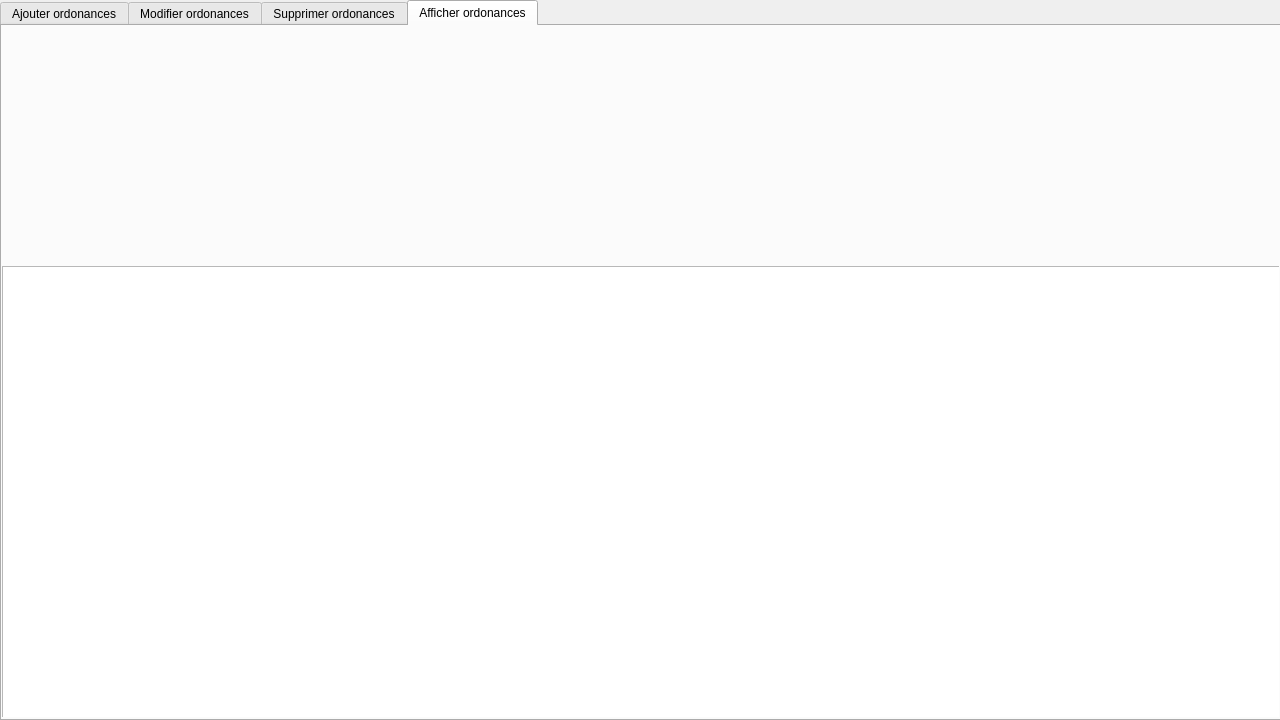
<?xml version="1.0" encoding="UTF-8"?>
<ui version="4.0">
 <class>Ordonances</class>
 <widget class="QDialog" name="Ordonances">
  <property name="geometry">
   <rect>
    <x>0</x>
    <y>0</y>
    <width>1280</width>
    <height>720</height>
   </rect>
  </property>
  <property name="minimumSize">
   <size>
    <width>1280</width>
    <height>720</height>
   </size>
  </property>
  <property name="maximumSize">
   <size>
    <width>1280</width>
    <height>720</height>
   </size>
  </property>
  <property name="baseSize">
   <size>
    <width>1280</width>
    <height>720</height>
   </size>
  </property>
  <property name="windowTitle">
   <string>MED++</string>
  </property>
  <widget class="QTabWidget" name="tabWidget">
   <property name="geometry">
    <rect>
     <x>0</x>
     <y>0</y>
     <width>1281</width>
     <height>721</height>
    </rect>
   </property>
   <property name="maximumSize">
    <size>
     <width>16777215</width>
     <height>16777215</height>
    </size>
   </property>
   <property name="currentIndex">
    <number>3</number>
   </property>
   <widget class="QWidget" name="tab">
    <attribute name="title">
     <string>Ajouter ordonances</string>
    </attribute>
    <widget class="QWidget" name="widget" native="true">
     <property name="geometry">
      <rect>
       <x>0</x>
       <y>0</y>
       <width>1281</width>
       <height>701</height>
      </rect>
     </property>
     <property name="styleSheet">
      <string notr="true">QWidget#widget
{
	background-image: url(:/Ajouter ordonance.png);
}</string>
     </property>
     <widget class="QLineEdit" name="lineEdit">
      <property name="geometry">
       <rect>
        <x>270</x>
        <y>350</y>
        <width>171</width>
        <height>21</height>
       </rect>
      </property>
     </widget>
     <widget class="QLineEdit" name="lineEdit_2">
      <property name="geometry">
       <rect>
        <x>150</x>
        <y>290</y>
        <width>171</width>
        <height>21</height>
       </rect>
      </property>
     </widget>
     <widget class="QLineEdit" name="lineEdit_3">
      <property name="geometry">
       <rect>
        <x>150</x>
        <y>400</y>
        <width>181</width>
        <height>21</height>
       </rect>
      </property>
     </widget>
     <widget class="QWidget" name="widget_5" native="true">
      <property name="geometry">
       <rect>
        <x>1150</x>
        <y>80</y>
        <width>120</width>
        <height>41</height>
       </rect>
      </property>
      <widget class="QPushButton" name="pushButton">
       <property name="geometry">
        <rect>
         <x>0</x>
         <y>0</y>
         <width>121</width>
         <height>41</height>
        </rect>
       </property>
       <property name="styleSheet">
        <string notr="true">QPushButton{
border-style:solid;

background-color:#AARRGGBB ;
color:#fff;
border-radius:7px;
}

</string>
       </property>
       <property name="text">
        <string/>
       </property>
      </widget>
     </widget>
     <widget class="QWidget" name="widget_6" native="true">
      <property name="geometry">
       <rect>
        <x>1140</x>
        <y>410</y>
        <width>120</width>
        <height>41</height>
       </rect>
      </property>
      <widget class="QPushButton" name="pushButton_2">
       <property name="geometry">
        <rect>
         <x>0</x>
         <y>0</y>
         <width>121</width>
         <height>41</height>
        </rect>
       </property>
       <property name="styleSheet">
        <string notr="true">QPushButton{
border-style:solid;

background-color:#AARRGGBB ;
color:#fff;
border-radius:7px;
}

</string>
       </property>
       <property name="text">
        <string/>
       </property>
      </widget>
     </widget>
     <widget class="QLineEdit" name="lineEdit_4">
      <property name="geometry">
       <rect>
        <x>250</x>
        <y>510</y>
        <width>181</width>
        <height>21</height>
       </rect>
      </property>
     </widget>
     <widget class="QLineEdit" name="lineEdit_5">
      <property name="geometry">
       <rect>
        <x>240</x>
        <y>460</y>
        <width>181</width>
        <height>21</height>
       </rect>
      </property>
     </widget>
    </widget>
   </widget>
   <widget class="QWidget" name="tab_2">
    <attribute name="title">
     <string>Modifier ordonances</string>
    </attribute>
    <widget class="QWidget" name="widget_2" native="true">
     <property name="geometry">
      <rect>
       <x>0</x>
       <y>0</y>
       <width>1281</width>
       <height>701</height>
      </rect>
     </property>
     <property name="styleSheet">
      <string notr="true">QWidget#widget_2
{
	background-image: url(:/ModifierOrd.png);
}</string>
     </property>
     <widget class="QLineEdit" name="lineEdit_8">
      <property name="geometry">
       <rect>
        <x>150</x>
        <y>290</y>
        <width>171</width>
        <height>21</height>
       </rect>
      </property>
     </widget>
     <widget class="QLineEdit" name="lineEdit_10">
      <property name="geometry">
       <rect>
        <x>150</x>
        <y>400</y>
        <width>181</width>
        <height>21</height>
       </rect>
      </property>
     </widget>
     <widget class="QLineEdit" name="lineEdit_9">
      <property name="geometry">
       <rect>
        <x>270</x>
        <y>340</y>
        <width>171</width>
        <height>21</height>
       </rect>
      </property>
     </widget>
     <widget class="QPushButton" name="pushButton_3">
      <property name="geometry">
       <rect>
        <x>1160</x>
        <y>80</y>
        <width>111</width>
        <height>41</height>
       </rect>
      </property>
      <property name="styleSheet">
       <string notr="true">QPushButton{
border-style:solid;

background-color:#AARRGGBB ;
color:#fff;
border-radius:7px;
}

</string>
      </property>
      <property name="text">
       <string/>
      </property>
     </widget>
     <widget class="QPushButton" name="pushButton_4">
      <property name="geometry">
       <rect>
        <x>1140</x>
        <y>410</y>
        <width>121</width>
        <height>41</height>
       </rect>
      </property>
      <property name="styleSheet">
       <string notr="true">QPushButton{
border-style:solid;

background-color:#AARRGGBB ;
color:#fff;
border-radius:7px;
}

</string>
      </property>
      <property name="text">
       <string/>
      </property>
     </widget>
     <widget class="QLineEdit" name="lineEdit_11">
      <property name="geometry">
       <rect>
        <x>240</x>
        <y>460</y>
        <width>181</width>
        <height>21</height>
       </rect>
      </property>
     </widget>
     <widget class="QLineEdit" name="lineEdit_12">
      <property name="geometry">
       <rect>
        <x>240</x>
        <y>520</y>
        <width>181</width>
        <height>21</height>
       </rect>
      </property>
     </widget>
    </widget>
   </widget>
   <widget class="QWidget" name="tab_3">
    <attribute name="title">
     <string>Supprimer ordonances</string>
    </attribute>
    <widget class="QWidget" name="widget_3" native="true">
     <property name="geometry">
      <rect>
       <x>0</x>
       <y>0</y>
       <width>1281</width>
       <height>691</height>
      </rect>
     </property>
     <property name="styleSheet">
      <string notr="true">QWidget#widget_3
{
	background-image: url(:/SuppOrd.png);
}</string>
     </property>
     <widget class="QLineEdit" name="lineEdit_15">
      <property name="geometry">
       <rect>
        <x>530</x>
        <y>320</y>
        <width>251</width>
        <height>31</height>
       </rect>
      </property>
      <property name="clearButtonEnabled">
       <bool>true</bool>
      </property>
     </widget>
     <widget class="QPushButton" name="pushButton_5">
      <property name="geometry">
       <rect>
        <x>1150</x>
        <y>80</y>
        <width>111</width>
        <height>41</height>
       </rect>
      </property>
      <property name="styleSheet">
       <string notr="true">QPushButton{
border-style:solid;

background-color:#AARRGGBB ;
color:#fff;
border-radius:7px;
}

</string>
      </property>
      <property name="text">
       <string/>
      </property>
     </widget>
     <widget class="QPushButton" name="pushButton_6">
      <property name="geometry">
       <rect>
        <x>1150</x>
        <y>650</y>
        <width>121</width>
        <height>41</height>
       </rect>
      </property>
      <property name="styleSheet">
       <string notr="true">QPushButton{
border-style:solid;

background-color:#AARRGGBB ;
color:#fff;
border-radius:7px;
}

</string>
      </property>
      <property name="text">
       <string/>
      </property>
     </widget>
    </widget>
   </widget>
   <widget class="QWidget" name="tab_4">
    <attribute name="title">
     <string>Afficher ordonances</string>
    </attribute>
    <widget class="QWidget" name="widget_4" native="true">
     <property name="geometry">
      <rect>
       <x>0</x>
       <y>0</y>
       <width>1281</width>
       <height>691</height>
      </rect>
     </property>
     <property name="styleSheet">
      <string notr="true">QWidget#widget_4 
{
background-image: url(:/AffOrd.png);
}
</string>
     </property>
     <widget class="QTableView" name="TabPers">
      <property name="geometry">
       <rect>
        <x>0</x>
        <y>240</y>
        <width>1281</width>
        <height>461</height>
       </rect>
      </property>
     </widget>
     <widget class="QPushButton" name="pushButton_7">
      <property name="geometry">
       <rect>
        <x>1150</x>
        <y>80</y>
        <width>111</width>
        <height>41</height>
       </rect>
      </property>
      <property name="styleSheet">
       <string notr="true">QPushButton{
border-style:solid;

background-color:#AARRGGBB ;
color:#fff;
border-radius:7px;
}

</string>
      </property>
      <property name="text">
       <string/>
      </property>
     </widget>
    </widget>
   </widget>
  </widget>
 </widget>
 <resources/>
 <connections/>
</ui>
